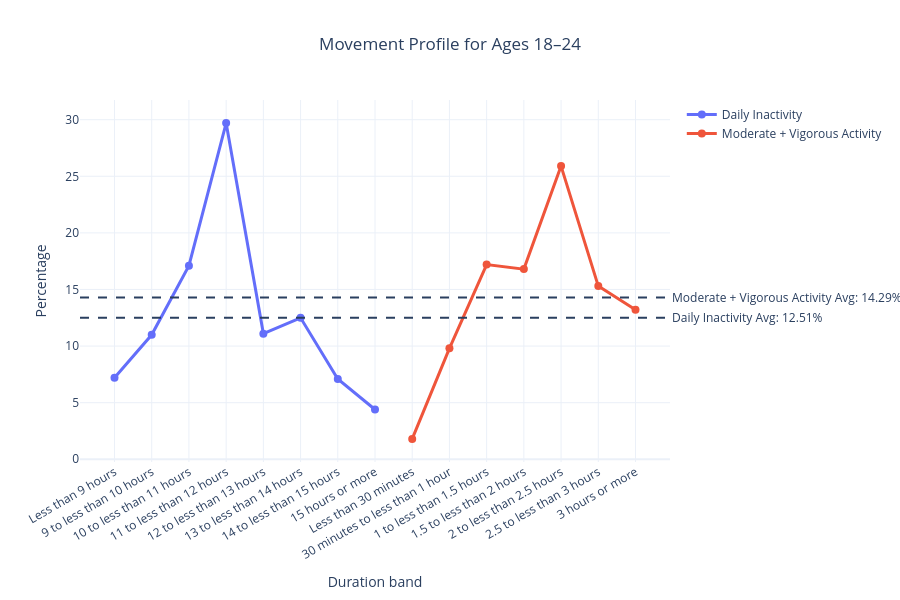

The notebook cell this image was saved under:
### Code cell
import plotly.graph_objects as go
import pandas as pd

# Prepare data for line chart with averages
main_cleaned = cleaned[
    cleaned["metric_group"].isin(["inactivity", "moderate_vigorous"])
].copy()

main_cleaned["metric_group"] = main_cleaned["metric_group"].replace({
    "inactivity": "Daily Inactivity",
    "moderate_vigorous": "Moderate + Vigorous Activity"
})

# Calculate average for each metric group
averages = main_cleaned.groupby("metric_group")["value"].mean().reset_index()
averages.columns = ["metric_group", "average"]

print("Averages for each category:")
print(averages)

# Create line chart
fig = go.Figure()

for metric in main_cleaned["metric_group"].unique():
    metric_data = main_cleaned[main_cleaned["metric_group"] == metric]
    
    fig.add_trace(go.Scatter(
        x=metric_data["category"],
        y=metric_data["value"],
        mode="lines+markers",
        name=metric,
        line=dict(width=3),
        marker=dict(size=8),
        hovertemplate="Duration: %{x}<br>Percentage: %{y:.1f}%<extra></extra>"
    ))

# Add average lines
for _, row in averages.iterrows():
    fig.add_hline(
        y=row["average"],
        line_dash="dash",
        annotation_text=f"{row['metric_group']} Avg: {row['average']:.2f}%",
        annotation_position="right"
    )

fig.update_layout(
    title="Movement Profile for Ages 18–24",
    xaxis_title="Duration band",
    yaxis_title="Percentage",
    template="plotly_white",
    height=600,
    title_x=0.5,
    hovermode="x unified",
    xaxis_tickangle=-30
)

fig.show()

### Figure 1 — Plotly figure (JSON) as saved in the notebook; plotly's stock layout.template omitted (floating-point values rounded to 4 significant figures)
{"data": [{"hovertemplate": "Duration: %{x}<br>Percentage: %{y:.1f}%<extra></extra>", "line": {"width": 3}, "marker": {"size": 8}, "mode": "lines+markers", "name": "Daily Inactivity", "type": "scatter", "x": ["Less than 9 hours", "9 to less than 10 hours", "10 to less than 11 hours", "11 to less than 12 hours", "12 to less than 13 hours", "13 to less than 14 hours", "14 to less than 15 hours", "15 hours or more"], "y": [7.2, 11.0, 17.1, 29.7, 11.1, 12.5, 7.1, 4.4]}, {"hovertemplate": "Duration: %{x}<br>Percentage: %{y:.1f}%<extra></extra>", "line": {"width": 3}, "marker": {"size": 8}, "mode": "lines+markers", "name": "Moderate + Vigorous Activity", "type": "scatter", "x": ["Less than 30 minutes", "30 minutes to less than 1 hour", "1 to less than 1.5 hours", "1.5 to less than 2 hours", "2 to less than 2.5 hours", "2.5 to less than 3 hours", "3 hours or more"], "y": [1.8, 9.8, 17.2, 16.8, 25.9, 15.3, 13.2]}], "layout": {"annotations": [{"showarrow": false, "text": "Daily Inactivity Avg: 12.51%", "x": 1, "xanchor": "left", "xref": "x domain", "y": 12.51, "yanchor": "middle", "yref": "y"}, {"showarrow": false, "text": "Moderate + Vigorous Activity Avg: 14.29%", "x": 1, "xanchor": "left", "xref": "x domain", "y": 14.29, "yanchor": "middle", "yref": "y"}], "height": 600, "hovermode": "x unified", "shapes": [{"line": {"dash": "dash"}, "type": "line", "x0": 0, "x1": 1, "xref": "x domain", "y0": 12.51, "y1": 12.51, "yref": "y"}, {"line": {"dash": "dash"}, "type": "line", "x0": 0, "x1": 1, "xref": "x domain", "y0": 14.29, "y1": 14.29, "yref": "y"}], "title": {"text": "Movement Profile for Ages 18–24", "x": 0.5}, "xaxis": {"tickangle": -30, "title": {"text": "Duration band"}}, "yaxis": {"title": {"text": "Percentage"}}}}
